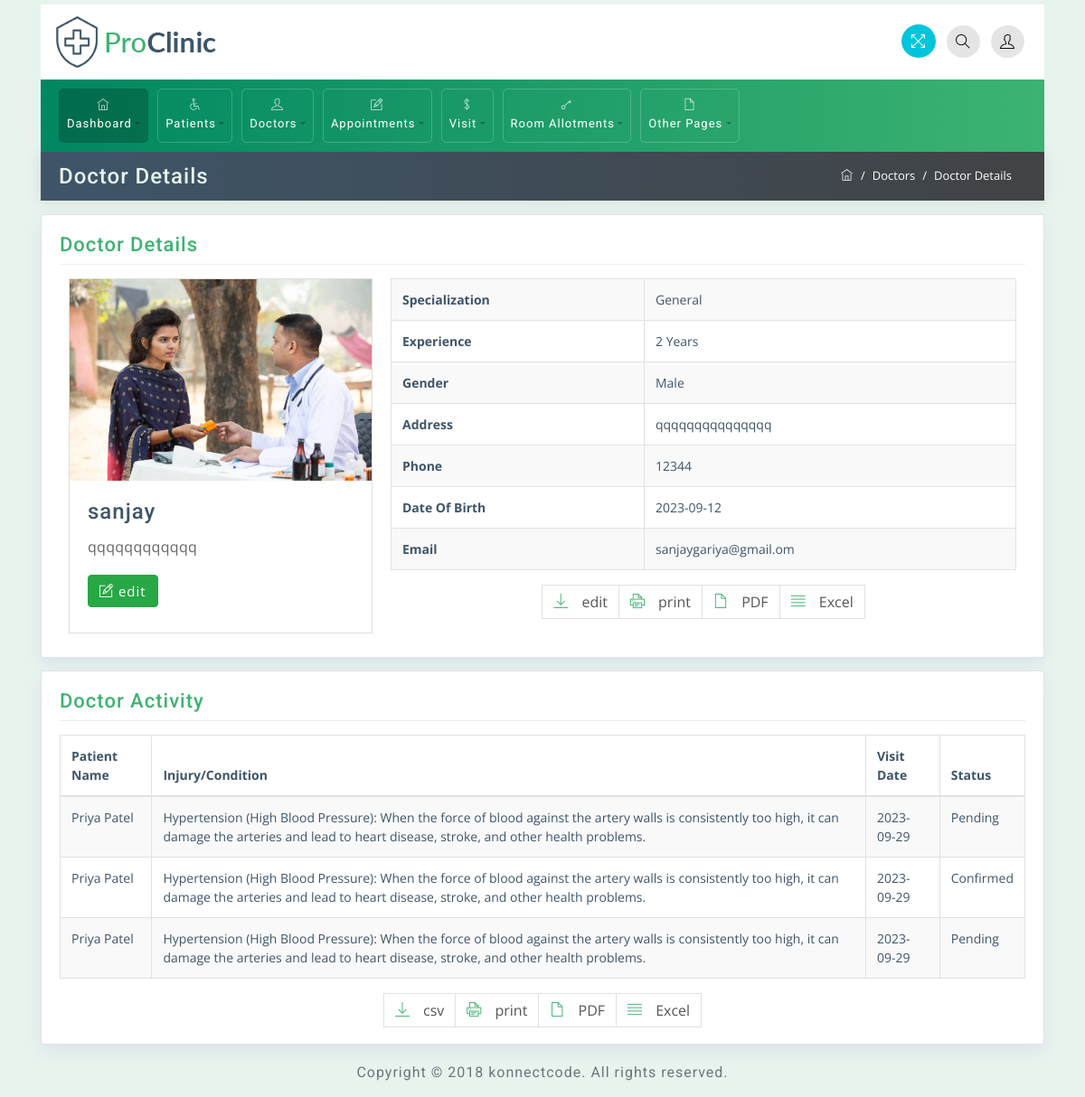
/about_doctor/12, run on the app's committed database.
### hospital/models.py (models this page shows, shortened)
class Doctor(models.Model):
        STATUS = (('Available', 'Available'), ( 'Not Available' ,  'Not Available' ), ('On Leave', 'On Leave'))
        doctor_name = models.CharField(max_length=255)
        date_of_birth = models.CharField(max_length=255)
        specialization = models.ForeignKey(specialization, on_delete=models.CASCADE)
        experience = models.IntegerField()
        age = models.IntegerField()
        phone_nnumber = models.IntegerField()
        email =models.EmailField()
        gender = models.CharField(max_length=255)
        about_doctor = models.TextField()
        address = models.TextField()
        image = models.ImageField(upload_to='doctor_image')
        resume = models.FileField(upload_to='doctor_resume')
        status = models.CharField(max_length=50, choices=STATUS, default='Available')
        consultation_fee = models.IntegerField(default=1500)

class specialization(models.Model):
    name = models.CharField(max_length=255, null=False)

class Appointment(models.Model):
    APPOINTMENT_STATUSES = (
    ('Scheduled', 'Scheduled'),
    ('Confirmed', 'Confirmed'),
    ('Pending', 'Pending'),
    ('Cancelled', 'Cancelled'),
    ('Rescheduled', 'Rescheduled'),
    )
    TIME_SLOT = (('10AM-11AM', '10AM-11AM'),('11AM-12pm', '11AM-12pm'),('12PM-01PM', '12PM-01PM'),('2PM-3PM', '2PM-3PM'),('3PM-4PM', '3PM-4PM'),('4PM-5PM', '4PM-5PM'),('6PM-7PM', '6PM-7PM'),('7PM-8PM', '7PM-8PM'),('8PM-9PM', '8PM-9PM'))
    registration_no = models.CharField(('registration_number'), max_length=50, null=True, blank=True, unique=True)
    Patient = models.ForeignKey(Patient, on_delete=models.CASCADE)#a
    Department = models.ForeignKey(specialization, on_delete=models.CASCADE)#b
    Doctor_name = models.ForeignKey(Doctor, on_delete=models.CASCADE)#c
    Time_Slot = models.CharField(max_length=200, choices=TIME_SLOT)
    Token_Number = models.CharField(max_length=255)
    Problem = models.TextField() #medical_problems
    visit_date = models.CharField(max_length=255, default='')
    status = models.CharField(max_length=255, choices=APPOINTMENT_STATUSES,default='Pending')
    visit = models.BooleanField(default=False)
    def __str__(self):
        return self.Patient.patient_name

class Patient(models.Model):
    patient_name = models.CharField(max_length=255, null=False, blank=False)#indian_names
    Date_of_birth = models.CharField(max_length=255)#dob_list
    Age = models.IntegerField()#age_list
    phone_number = models.IntegerField()#ten_digit_numbers
    Email = models.EmailField()#indian_gmail_addresses
    gender = models.CharField(max_length=255)
    Address = models.TextField()#indian_addresses

### hospital/views.py (the view)
# urls.py: path('about_doctor/<int:id>', views.about_doctor, name='about_doctor'),
def about_doctor(request, id):
    doctor = Doctor.objects.filter(id=id).first()
    appointment = Appointment.objects.filter(Doctor_name=doctor)
    print(appointment)
    context = {
        'doctor' :doctor,
        'appointment':appointment
    }
    return render(request, 'doctor/about_doctor.html', context)

### templates/doctor/about_doctor.html
{% extends "base.html" %}
{% block content %}
<div class="container mt-0">
    <div class="row breadcrumb-bar">
        <div class="col-md-6">
            <h3 class="block-title">Doctor Details</h3>
        </div>
        <div class="col-md-6">
            <ol class="breadcrumb">
                <li class="breadcrumb-item">
                    <a href="index.html">
                        <span class="ti-home"></span>
                    </a>
                </li>
                <li class="breadcrumb-item">Doctors</li>
                <li class="breadcrumb-item active">Doctor Details</li>
            </ol>
        </div>
    </div>
</div>
<div class="container">
<div class="row">
    <div class="col-md-12">
        <div class="widget-area-2 proclinic-box-shadow">
            <h3 class="widget-title">Doctor Details</h3>
            <div class="row no-mp">
                <div class="col-md-4">
                    <div class="card mb-4">
                        <img class="card-img-top" src="/media/{{doctor.image}}" alt="Card image">
                        <div class="card-body">
                            <h4 class="card-title">{{doctor.doctor_name}}</h4>
                            <p class="card-text">{{doctor.about_doctor}}</p>
                            <button type="button" class="btn btn-success mb-2"><span class="ti-pencil-alt"></span> <a href="{% url 'doctor_edit' doctor.id %}"> edit</a></button>
                        </div>
                    </div>
                </div>
                <div class="col-md-8">
                    <div class="table-responsive">
                        <table class="table table-bordered table-striped">
                            <tbody>
                                <tr>
                                    <td><strong>Specialization</strong></td>
                                    <td>{{doctor.specialization.name}}</td>
                                </tr>
                                <tr>
                                    <td><strong>Experience</strong></td>
                                    <td>{{doctor.experience}} Years</td>
                                </tr>
                                <tr>
                                    <td><strong>Gender</strong></td>
                                    <td>{{doctor.gender}}</td>
                                </tr>
                                <tr>
                                    <td><strong>Address</strong></td>
                                    <td>{{doctor.address}}</td>
                                </tr>
                                <tr>
                                    <td><strong>Phone</strong> </td>
                                    <td>{{doctor.phone_nnumber}}</td>
                                </tr>
                                <tr>
                                    <td><strong>Date Of Birth</strong> </td>
                                    <td>{{doctor.date_of_birth}}</td>
                                </tr>
                                <tr>
                                    <td><strong>Email</strong></td>
                                    <td>{{doctor.email}}</td>
                                </tr>
                            </tbody>
                        </table>
                        <nav aria-label="Page navigation example">
                            <ul class="pagination justify-content-center export-pagination">
                                <li class="page-item">
                                    <a class="page-link" href="{% url 'doctor_edit' doctor.id %}"><span class="ti-download"></span> edit</a>
                                </li>
                                <li class="page-item">
                                    <a class="page-link" href="#"><span class="ti-printer"></span> print</a>
                                </li>
                                <li class="page-item">
                                    <a class="page-link" href="#"><span class="ti-file"></span> PDF</a>
                                </li>
                                <li class="page-item">
                                    <a class="page-link" href="#"><span class="ti-align-justify"></span> Excel</a>
                                </li>
                            </ul>
                        </nav>
                    </div>
                </div>
            </div>
        </div>
    </div>
    <div class="col-md-12">
        <div class="widget-area-2 proclinic-box-shadow">
            <h3 class="widget-title">Doctor Activity</h3>
            <div class="table-responsive">
                <table class="table table-bordered table-striped">
                    <thead>
                        <tr>
                            <th>Patient Name</th>
                            <th>Injury/Condition</th>
                            <th>Visit Date</th>
                            <th>Status</th>
                        </tr>
                    </thead>
                    <tbody>
                        {% for k in appointment %}
                        <tr>
                            <td>{{k.Patient.patient_name}}</td>
                            <td>{{k.Problem}}</td>
                            <td>{{k.visit_date}}</td>
                            <td>{{k.status}}</td>
                        </tr>
                        {% endfor %}
                    </tbody>
                </table>
                <nav aria-label="Page navigation example">
                    <ul class="pagination justify-content-center export-pagination">
                        <li class="page-item">
                            <a class="page-link" href="#"><span class="ti-download"></span> csv</a>
                        </li>
                        <li class="page-item">
                            <a class="page-link" href="#"><span class="ti-printer"></span> print</a>
                        </li>
                        <li class="page-item">
                            <a class="page-link" href="#"><span class="ti-file"></span> PDF</a>
                        </li>
                        <li class="page-item">
                            <a class="page-link" href="#"><span class="ti-align-justify"></span> Excel</a>
                        </li>
                    </ul>
                </nav>
            </div>
        </div>
    </div>
</div>
</div>
{% endblock content %}

### templates/base.html (shortened to what this page needs)
<!DOCTYPE html>
<html>
{% load static %}
<head>
	<link rel="stylesheet" href="{% static 'css/bootstrap.min.css' %}">
	<link rel="stylesheet" href="{% static 'css/themify-icons.css' %}">
	<link rel="stylesheet" href="{% static 'css/animate.css' %}">
	<link rel="stylesheet" href="{% static 'css/styles.css' %}">
	<link rel="stylesheet" href="{% static 'css/green.css' %}" id="style_theme">
	<link rel="stylesheet" href="{% static 'css/responsive.css' %}">
	<link rel="stylesheet" href="{% static 'charts/css/morris.css' %}">
	<link rel="stylesheet" href="{% static 'css/jquery-jvectormap.css' %}">
</head>
<body>
	{% include 'basee.html' %}
	{% block content %}
	{% endblock content %}
	<div class="container">
		<div class="d-sm-flex justify-content-center">
			<span class="text-muted text-center d-block d-sm-inline-block">Copyright © 2018 <a
					href="http://www.konnectplugins.com/" target="_blank">konnectcode</a>. All rights reserved.</span>
		</div>
	</div>
</body>
</html>

### templates/basee.html (shortened to what this page needs)
{% load static %}
<div class="wrapper">
    <div id="content">
        <div class="container top-brand">
            <nav class="navbar navbar-default">
                <div class="navbar-header">
                    <div class="sidebar-header"> <a href="index.html"><img src="{% static 'images/logo-dark.png' %}"
                                class="logo" alt="logo"></a>
                    </div>
                </div>
                <ul class="nav justify-content-end">
                    <li class="nav-item">
                        <a class="nav-link">
                            <span title="Fullscreen" class="ti-fullscreen fullscreen"></span>
                        </a>
                    </li>
                    <li class="nav-item">
                        <a class="nav-link" data-toggle="modal" data-target=".proclinic-modal-lg">
                            <span class="ti-search"></span>
                        </a>
                    </li>
                    <li class="nav-item">
                        <a class="nav-link dropdown-toggle" data-toggle="dropdown" href="#" role="button"
                            aria-haspopup="true" aria-expanded="false">
                            <span class="ti-user"></span>
                        </a>
                    </li>
                </ul>
            </nav>
        </div>
        <div class="container menu-nav">
            <nav class="navbar navbar-expand-lg proclinic-bg text-white">
                <div class="collapse navbar-collapse" id="navbarSupportedContent">
                    <ul class="navbar-nav mr-auto">
                        <li class="nav-item dropdown active">
                            <a class="nav-link dropdown-toggle" data-toggle="dropdown" href="#" role="button"
                                aria-haspopup="true" aria-expanded="false"><span class="ti-home"></span> Dashboard</a>
                        </li>
                        <li class="nav-item dropdown">
                            <a class="nav-link dropdown-toggle" data-toggle="dropdown" href="#" role="button"
                                aria-haspopup="true" aria-expanded="false"><span class="ti-wheelchair"></span>
                                Patients</a>
                        </li>
                        <li class="nav-item dropdown">
                            <a class="nav-link dropdown-toggle" data-toggle="dropdown" href="#" role="button"
                                aria-haspopup="true" aria-expanded="false"><span class="ti-user"></span> Doctors</a>
                        </li>
                        <li class="nav-item dropdown">
                            <a class="nav-link dropdown-toggle" data-toggle="dropdown" href="#" role="button"
                                aria-haspopup="true" aria-expanded="false"><span class="ti-pencil-alt"></span>
                                Appointments</a>
                        </li>
                        <li class="nav-item dropdown">
                            <a class="nav-link dropdown-toggle" data-toggle="dropdown" href="#" role="button"
                                aria-haspopup="true" aria-expanded="false"><span class="ti-money"></span> Visit</a>
                        </li>
                        <li class="nav-item dropdown">
                            <a class="nav-link dropdown-toggle" data-toggle="dropdown" href="#" role="button"
                                aria-haspopup="true" aria-expanded="false"><span class="ti-key"></span> Room
                                Allotments</a>
                        </li>
                        <li class="nav-item dropdown">
                            <a class="nav-link dropdown-toggle" data-toggle="dropdown" href="#" role="button"
                                aria-haspopup="true" aria-expanded="false"><span class="ti-file"></span> Other Pages</a>
                        </li>
                    </ul>
                </div>
            </nav>
        </div>

### data on the page
Doctor: image (picture), doctor_name "sanjay", about_doctor "qqqqqqqqqqqq", specialization.name "General", experience "2", gender "Male", address "qqqqqqqqqqqqqqq", phone_nnumber "12344", date_of_birth "2023-09-12", email "sanjaygariya@gmail.om"
Appointment: Patient.patient_name "Priya Patel", Problem "Hypertension (High Blood Pressure): When the force of blood against the artery walls is consistently too high, it can damage the arteries and lead to heart disease, stroke, and other health problems.", visit_date "2023-09-29", status "Pending"
Appointment: Patient.patient_name "Priya Patel", Problem "Hypertension (High Blood Pressure): When the force of blood against the artery walls is consistently too high, it can damage the arteries and lead to heart disease, stroke, and other health problems.", visit_date "2023-09-29", status "Confirmed"
Appointment: Patient.patient_name "Priya Patel", Problem "Hypertension (High Blood Pressure): When the force of blood against the artery walls is consistently too high, it can damage the arteries and lead to heart disease, stroke, and other health problems.", visit_date "2023-09-29", status "Pending"
